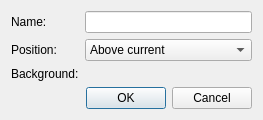
<?xml version="1.0" encoding="UTF-8"?>
<ui version="4.0">
 <class>DialogLayer</class>
 <widget class="QDialog" name="DialogLayer">
  <property name="geometry">
   <rect>
    <x>0</x>
    <y>0</y>
    <width>271</width>
    <height>154</height>
   </rect>
  </property>
  <property name="windowTitle">
   <string>NewLayer</string>
  </property>
  <layout class="QVBoxLayout" name="verticalLayout">
   <property name="sizeConstraint">
    <enum>QLayout::SetFixedSize</enum>
   </property>
   <item>
    <layout class="QFormLayout" name="formLayout">
     <item row="0" column="0">
      <widget class="QLabel" name="label">
       <property name="text">
        <string>Name:</string>
       </property>
      </widget>
     </item>
     <item row="0" column="1">
      <widget class="QLineEdit" name="text_name"/>
     </item>
     <item row="1" column="0">
      <widget class="QLabel" name="label_2">
       <property name="text">
        <string>Position:</string>
       </property>
      </widget>
     </item>
     <item row="1" column="1">
      <widget class="QComboBox" name="combo_position">
       <property name="sizePolicy">
        <sizepolicy hsizetype="MinimumExpanding" vsizetype="Fixed">
         <horstretch>0</horstretch>
         <verstretch>0</verstretch>
        </sizepolicy>
       </property>
       <item>
        <property name="text">
         <string>Above current</string>
        </property>
       </item>
       <item>
        <property name="text">
         <string>Below current</string>
        </property>
       </item>
       <item>
        <property name="text">
         <string>Child of the current Layer</string>
        </property>
       </item>
       <item>
        <property name="text">
         <string>Above all</string>
        </property>
       </item>
      </widget>
     </item>
     <item row="2" column="0">
      <widget class="QLabel" name="label_3">
       <property name="text">
        <string>Background:</string>
       </property>
      </widget>
     </item>
     <item row="2" column="1">
      <widget class="color_widgets::ColorSelector" name="color_background">
       <property name="sizePolicy">
        <sizepolicy hsizetype="Expanding" vsizetype="Fixed">
         <horstretch>0</horstretch>
         <verstretch>0</verstretch>
        </sizepolicy>
       </property>
       <property name="color">
        <color alpha="0">
         <red>255</red>
         <green>255</green>
         <blue>255</blue>
        </color>
       </property>
       <property name="display_mode" stdset="0">
        <enum>color_widgets::ColorPreview::SplitAlpha</enum>
       </property>
      </widget>
     </item>
    </layout>
   </item>
   <item>
    <widget class="QDialogButtonBox" name="button_box">
     <property name="orientation">
      <enum>Qt::Horizontal</enum>
     </property>
     <property name="standardButtons">
      <set>QDialogButtonBox::Cancel|QDialogButtonBox::Ok</set>
     </property>
    </widget>
   </item>
  </layout>
 </widget>
 <customwidgets>
  <customwidget>
   <class>color_widgets::ColorPreview</class>
   <extends>QWidget</extends>
   <header>color_preview.hpp</header>
  </customwidget>
  <customwidget>
   <class>color_widgets::ColorSelector</class>
   <extends>color_widgets::ColorPreview</extends>
   <header>color_selector.hpp</header>
  </customwidget>
 </customwidgets>
 <resources/>
 <connections>
  <connection>
   <sender>button_box</sender>
   <signal>accepted()</signal>
   <receiver>DialogLayer</receiver>
   <slot>accept()</slot>
   <hints>
    <hint type="sourcelabel">
     <x>224</x>
     <y>166</y>
    </hint>
    <hint type="destinationlabel">
     <x>157</x>
     <y>191</y>
    </hint>
   </hints>
  </connection>
  <connection>
   <sender>button_box</sender>
   <signal>rejected()</signal>
   <receiver>DialogLayer</receiver>
   <slot>reject()</slot>
   <hints>
    <hint type="sourcelabel">
     <x>241</x>
     <y>172</y>
    </hint>
    <hint type="destinationlabel">
     <x>247</x>
     <y>191</y>
    </hint>
   </hints>
  </connection>
 </connections>
</ui>
